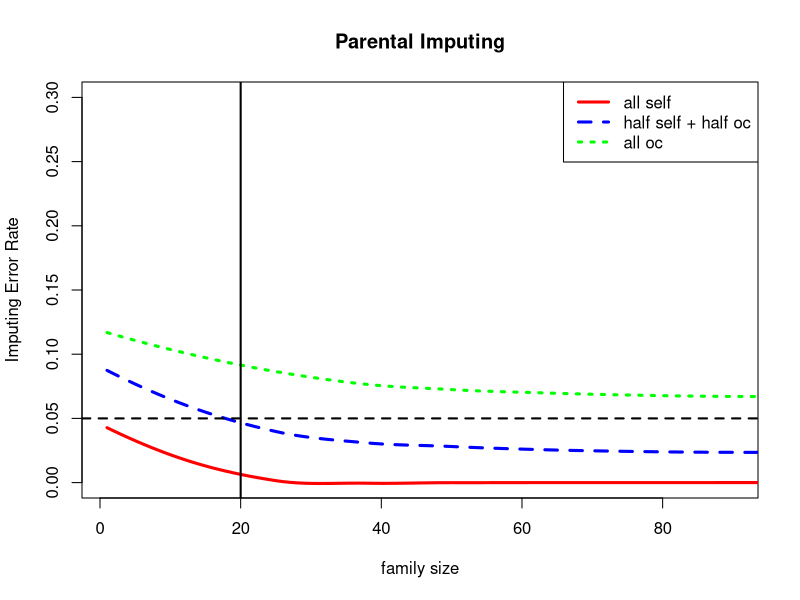

Write R code to recreate this figure. (Note: this script raises an error after producing the figure.)
# Jinliang Yang
# 11.23/2015
# collect simulation results


### rate 50% self and 50% outcrossed
res1 <- read.csv("cache/simip_out1.csv")
res2 <- read.csv("cache/simip_out2.csv")
res3 <- read.csv("cache/simip_out3.csv")


### plot ###############################################
lo1 <- loess(res1$error/1000~res1$size)
lo2 <- loess(res2$error/1000~res2$size)
lo3 <- loess(res3$error/1000~res3$size)



pdf("graphs/sim_ip.pdf", width=5, height=5)
par(mfrow=c(1,1))
plot(x=0, y=0, type="n",  main="Parental Imputing",
     xlab="family size", ylab="Imputing Error Rate", xlim=c(1, 90), ylim=c(0,0.3))
lines(predict(lo1), col="red", lwd=3, lty=1)
lines(predict(lo2), col="blue", lwd=3, lty=2)
lines(predict(lo3), col="green", lwd=3, lty=3)
abline(h=0.05, lty=2, lwd=2)
#abline(v=10, lwd=2)
abline(v=20, lwd=2)
legend("topright", col=c("red", "blue", "green"), lty=c(1,2,3), lwd=3,
       legend=c("all self", "half self + half oc", "all oc"))
dev.off()






#############
pdf("graphs/sim1_impute_parent.pdf", width=15, height=5)
par(mfrow=c(1,3))
res5 <- res5[order(res5$size), ]
plot(res5$size, res5$err1, type="l", col="blue", lwd=3, main="impute_parent Error rate",
     xlab="family (50% self and 50% outcross)", ylab="error rate", ylim=c(0, 0.7))
lines(res5$size, res5$err2, col="red", lty=2, lwd=3)
abline(h=0.1, lty=4, lwd=2, col="red")
legend("topright", lty=c(1,2), lwd=3, col=c("blue", "red"), legend=c("Maximum Likelihood", "Odd ratio > 0.7"))

res0 <- res0[order(res0$size), ]
plot(res0$size, res0$err1, type="l", col="blue", lwd=3, main="impute_parent Error rate",
     xlab="family size (0% self and 100% outcross)", ylab="error rate", ylim=c(0, 0.7))
lines(res0$size, res0$err2, col="red", lty=2, lwd=3)
abline(h=0.1, lty=4, lwd=2, col="red")
legend("topright", lty=c(1,2), lwd=3, col=c("blue", "red"), legend=c("Maximum Likelihood", "Odd ratio > 0.7"))

res1 <- res1[order(res1$size), ]
plot(res1$size, res1$err1, type="l", col="blue", lwd=3, main="impute_parent Error rate",
     xlab="family size (0% self and 100% outcross)", ylab="error rate", ylim=c(0, 0.7))
lines(res1$size, res1$err2, col="red", lty=2, lwd=3)
abline(h=0.1, lty=4, lwd=2, col="red")
legend("topright", lty=c(1,2), lwd=3, col=c("blue", "red"), legend=c("Maximum Likelihood", "Odd ratio > 0.7"))


dev.off()





